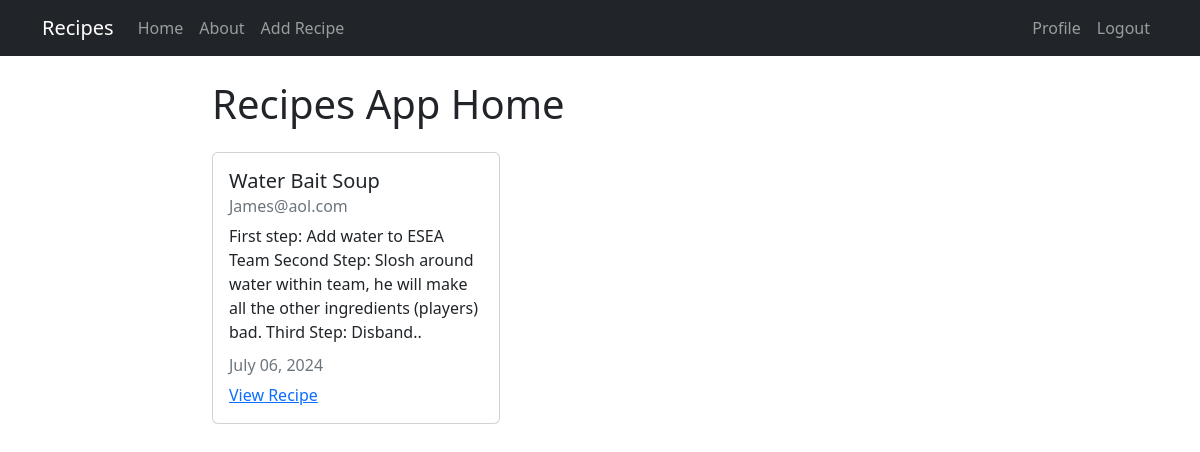
The app's page / (signed in) with its own data.
### recipes/models.py (models this page shows, shortened)
class Recipe(models.Model):
    title = models.CharField(max_length=100)
    description = models.TextField()
    author = models.ForeignKey(User, on_delete=models.CASCADE)
    created_at = models.DateTimeField(auto_now_add=True)
    updated_at = models.DateTimeField(auto_now=True)

### recipes/views.py (the view)
# urls.py: path("", views.RecipesViewList.as_view(), name="recipes-home"),
class RecipesViewList(ListView):
    model = models.Recipe
    template_name = 'recipes/home.html'
    context_object_name = 'recipes'

### recipes/templates/recipes/home.html
{% extends 'recipes/base.html' %}
    {% block content %}
    <h1>Recipes App Home</h1>
    {% for recipe in recipes %}
    <div class="card my-4" style="width: 18rem;">
        <div class="card-body">
            <h5 class="card-title">{{recipe.title}}</h5>
            <h6 class="card-subtitle mb-2 text-muted">{{recipe.author}}</h6>
            <p class="card-text">{{recipe.description}}</p>
            <h6 class="card-subtitle mb-2 text-muted">{{recipe.updated_at| date:"F d, Y"}}</h6>
            <a href="recipe/{{recipe.id}}" class="card-link">View Recipe</a>
        </div>
    </div>
    {% endfor %}
    {% endblock content%}

### records on screen
Recipe: title "Water Bait Soup", author "James@aol.com", description "First step: Add water to ESEA Team Second Step: Slosh around water within team, he will make all the other ingredients (players) bad. Third Step: Disband..", updated_at "July 06, 2024"
